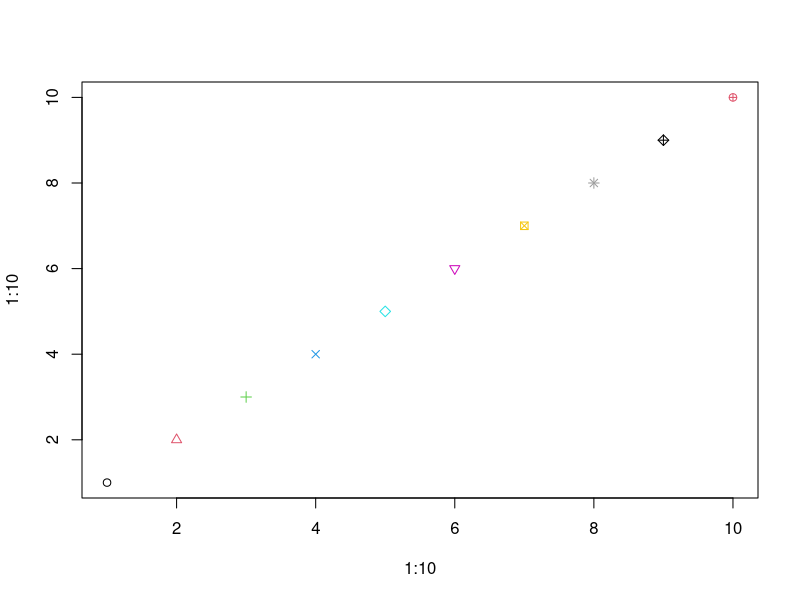
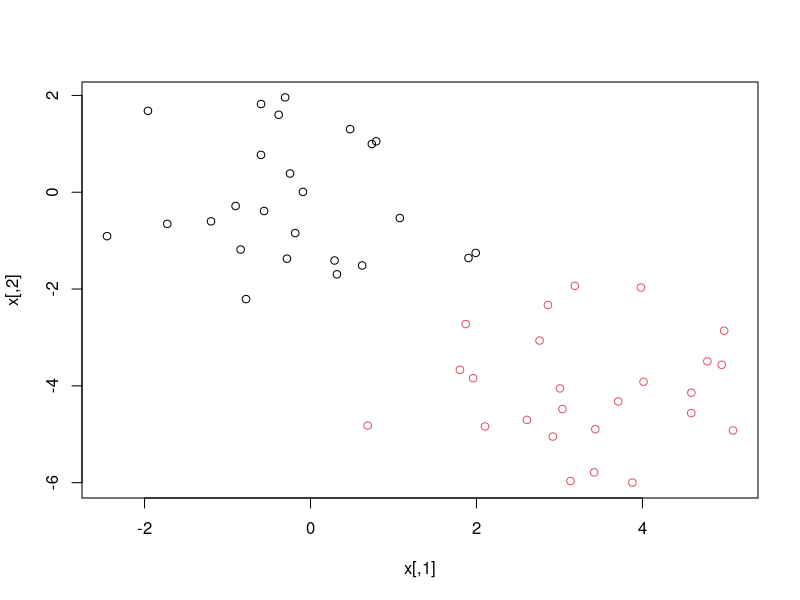
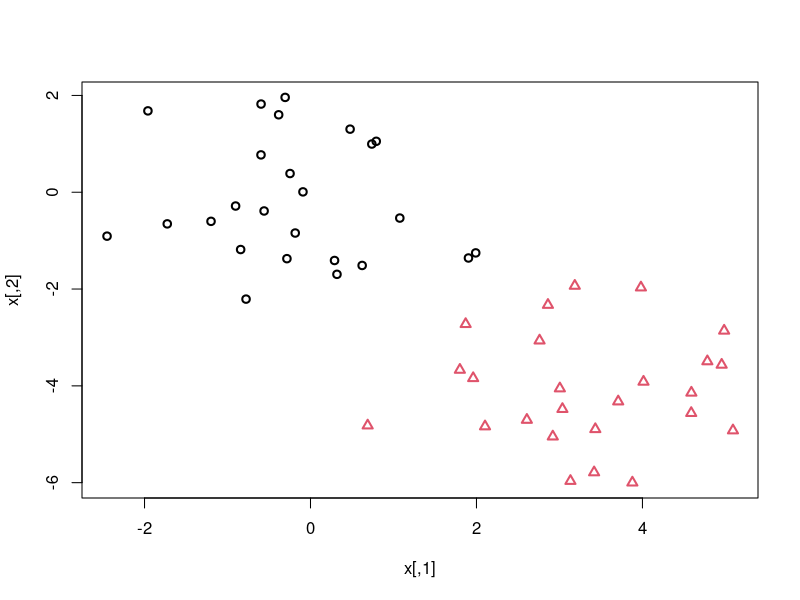
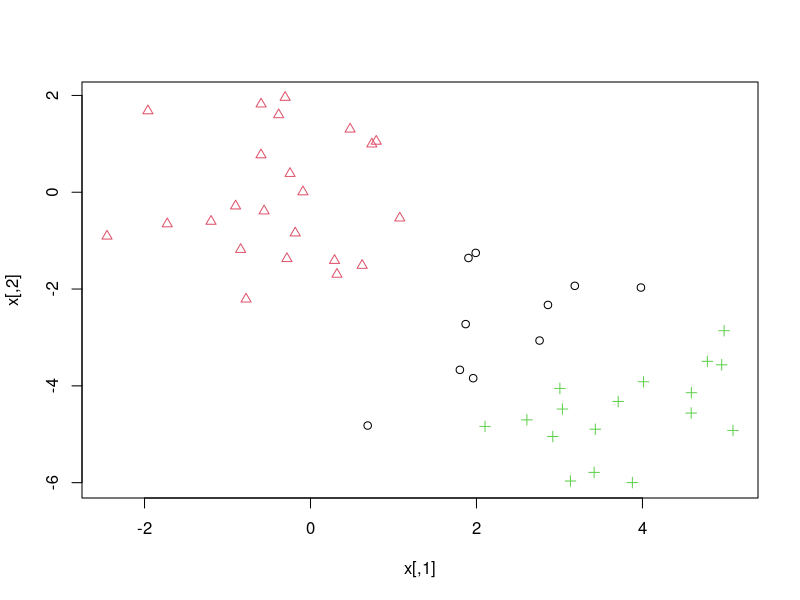

The R source for these figures, in order:
## TASK 1 ##

# set random seed so that our results are reproducible
RNGkind(sample.kind = "Rounding")
set.seed(2)

# generate a matrix, called x, with 100 numbers drawn from standard normal distribution,
# placed in two columns
x=matrix(rnorm(50*2),ncol=2)

# add 3 to the first column in the first 25 rows
x[1:25,1]=x[1:25,1]+3

# subtract 4 from the second column in the first 25 rows 
x[1:25,2]=x[1:25,2]-4

#Creating clsuter with centroid (3,-4) and another with centroid (0,0) to test the algorithm


## TASK 2 ##

# run K-means using x as our data, to create 2 clusters, and with 20 different initializations
# store the results in a variable called km.out
km.out=kmeans(x,2,nstart=20)

# display the results
km.out

# display the cluster each observation in x was assigned to
km.out$cluster


## TASK 3 ##

# consider first the following example, which plots the points (1,1), (2,2), ..., (10, 10)
# col specifies a color for each point, pch specifies a shape for each point
plot(1:10,1:10,col=1:10,pch=1:10)

# plot, when applied with col = km.out$cluster provides a special type of plot
# notice that each point will be given one of two colors, depending on the cluster the point belongs to
plot(x,col=km.out$cluster)

# plot, when applied with pch = km.out$cluster, gives each point 
# one of two shapes, depending on the cluster the point belongs to
# lwd=2 is the thickness of bold shapes, the higher the number, the thicker
plot(x,col=km.out$cluster,pch=km.out$cluster,lwd=2)

# to display the within-cluster variation for each cluster
km.out$withinss

# to display the total within-cluster variation
km.out$tot.withinss

## TASK 4 ##

# set random seed so that our results are reproducible
RNGkind(sample.kind = "Rounding")
set.seed(4)

# run K-means using x as our data, to create 3 clusters, and with 20 different initializations
# store the results in a variable called km.out2
km.out2=kmeans(x,3,nstart=50)

# display the results
km.out2

# plot the results to see clusters
plot(x,col=km.out2$cluster,pch=km.out2$cluster)

# to display the within-cluster variation for each cluster
km.out2$withinss

# to display the total within-cluster variation
km.out2$tot.withinss
